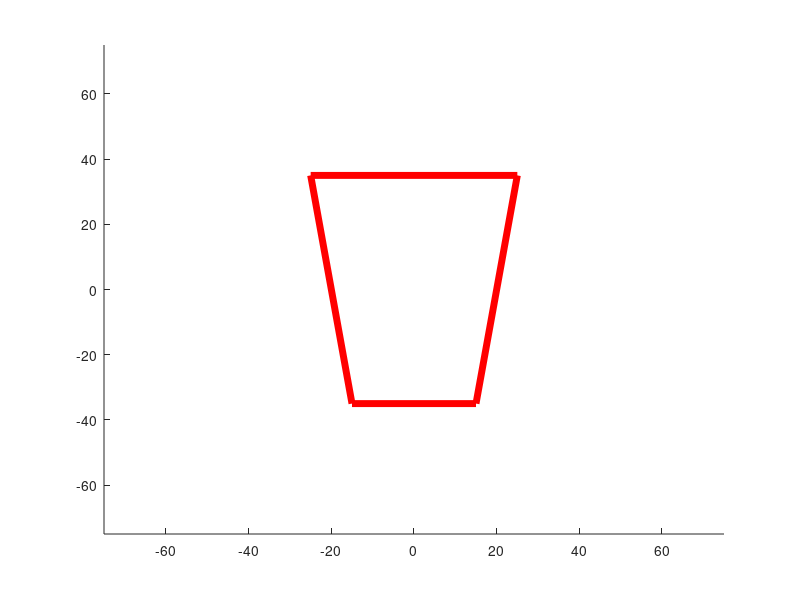

Recreate this plot in MATLAB.
close all;

res = 10;
size = 150;

distances = [-1 20 20 -1 -1 30 25 40 40 -1 45 40];

%% DRAW THE ROBOT

lowerbase = 30; % cm
upperbase = 50; % cm
height = 70; % cm

axis([-size/2 size/2 -size/2 size/2]);

hold on;
plot([-lowerbase/2, lowerbase/2], [-height/2, -height/2], 'r-', 'Linewidth', 5);
plot([-upperbase/2, upperbase/2], [height/2, height/2], 'r-', 'Linewidth', 5);
plot([-upperbase/2, -lowerbase/2], [height/2, -height/2], 'r-', 'Linewidth', 5);
plot([upperbase/2, lowerbase/2], [height/2, -height/2], 'r-', 'Linewidth', 5);